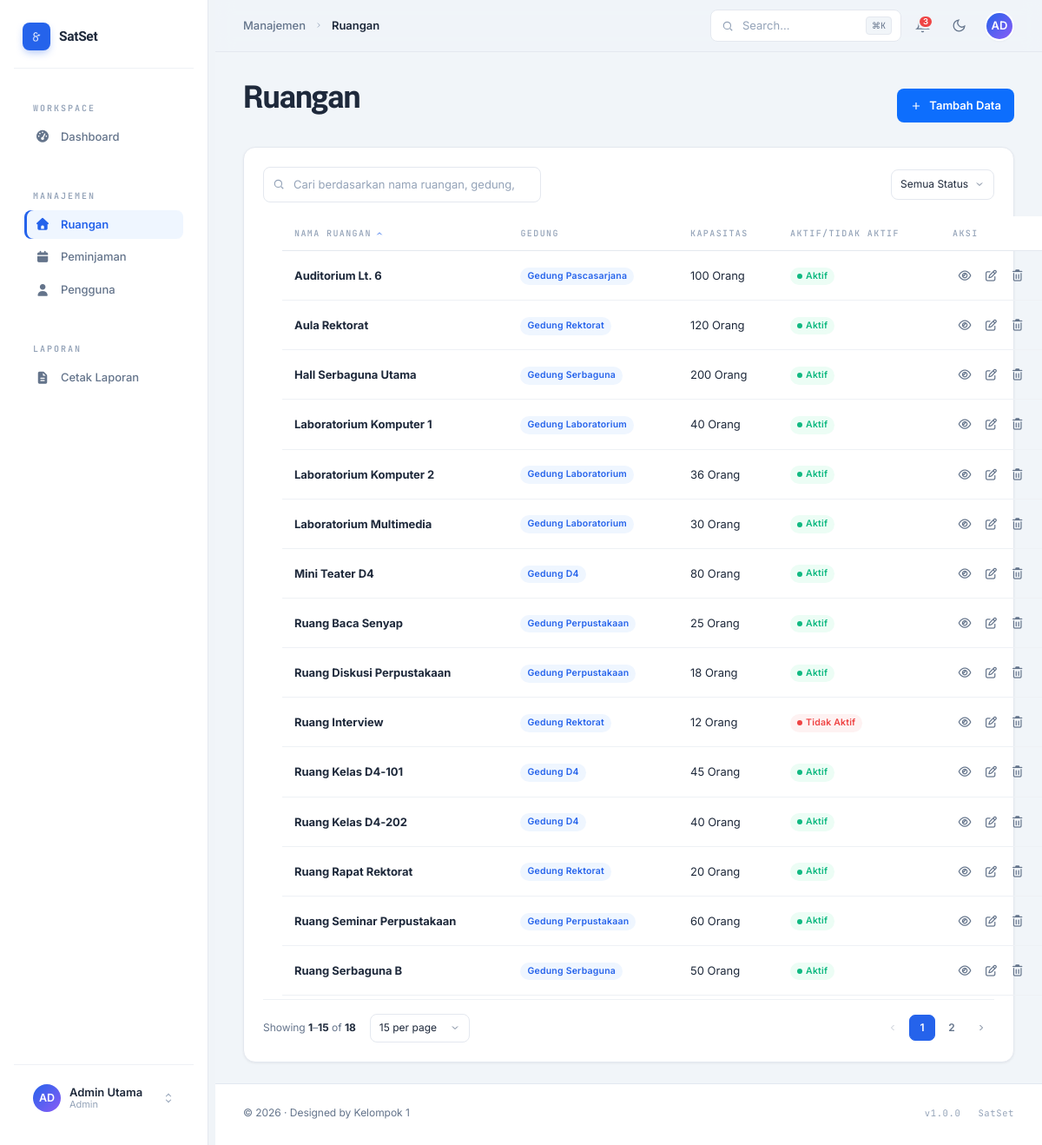
Screenshot of /pages/admin/rooms.php (signed in) with the database file from the repository.
### tables this page shows
CREATE TABLE `rooms` (
  `id` int NOT NULL,
  `building_id` int NOT NULL COMMENT 'Menghubungkan ruangan ke gedungnya',
  `room_name` varchar(100) NOT NULL,
  `capacity` int DEFAULT NULL,
  `facility` text,
  `short_description` text,
  `detail_description` text,
  `is_active` tinyint DEFAULT '1' COMMENT 'Untuk fitur Soft Delete'
);

CREATE TABLE `buildings` (
  `id` int NOT NULL,
  `name` varchar(100) NOT NULL COMMENT 'Contoh: Gedung D4, Gedung D3'
);

### actions/room/read.php (called while the page is built, shortened)
<?php
require_once __DIR__ . '/../../config/connection.php';
$rooms = [];
$page = isset($_GET['page']) ? max(1, intval($_GET['page'])) : 1;
$per_page = 15;
$sql = "SELECT r.id, r.room_name, r.capacity, r.is_active, b.name AS building_name
        FROM rooms r
        LEFT JOIN buildings b ON r.building_id = b.id";
$sql .= ' ORDER BY r.room_name ASC';
$count_sql = str_replace('SELECT r.id, r.room_name, r.capacity, r.is_active, b.name AS building_name', 'SELECT COUNT(*) as total', $sql);
$count_result = mysqli_query($conn, $count_sql);
$total_rows = mysqli_fetch_assoc($count_result)['total'];
$total_pages = max(1, ceil($total_rows / $per_page));
$page = min($page, $total_pages);
$offset = ($page - 1) * $per_page;
$sql .= " LIMIT $offset, $per_page";
$result = mysqli_query($conn, $sql);
while ($row = mysqli_fetch_assoc($result)) {
    $rooms[] = $row;
}
$pagination = [
    'current_page' => $page,
    'total_pages' => $total_pages,
    'total_rows' => $total_rows,
    'per_page' => $per_page,
    'from' => $total_rows > 0 ? ($page - 1) * $per_page + 1 : 0,
    'to' => min($page * $per_page, $total_rows)
];
?>

### pages/admin/rooms.php (the view, shortened to what this page needs)
<?php
$active = 'ruangan';
$crumbs = 'Manajemen | Ruangan';
?>
<!DOCTYPE html>
<html lang="en">
<head>
    <?php include __DIR__ . '/../../includes/header.php'; ?>
    <?php require_once dirname(__DIR__, 2) . '/actions/room/read.php'; ?>
</head>
<body data-active="<?php echo htmlspecialchars($active); ?>" data-crumbs="<?php echo htmlspecialchars($crumbs); ?>">
    <div class="shell">
        <?php include __DIR__ . '/../../includes/sidebar.php'; ?>
        <div class="main">
            <?php include __DIR__ . '/../../includes/navbar.php'; ?>
            <main class="content">
                <section class="hero">
                    <div class="hero-text">
                        <h1 class="hero-title">Ruangan</h1>
                    </div>
                    <div class="hero-actions">
                        <button type="button" id="btn-add" class="btn btn-primary d-flex" data-bs-toggle="modal"
                            data-bs-target="#modalAdd">
                            <svg viewBox="0 0 24 24">
                                <path d="M12 5v14M5 12h14" />
                            </svg>
                            Tambah Data
                        </button>
                    </div>
                </section>
                <div class="grid">
                    <section class="col-12 card">
                        <div class="data-toolbar">
                            <div class="data-toolbar-left">
                                <div class="input-icon" style="flex: 1; max-width: 320px;">
                                    <span class="ico"></span>
                                    <input class="input" type="search"
                                        placeholder="Cari berdasarkan nama ruangan, gedung, atau fasilitas..."
                                        id="search-input">
                                </div>
                            </div>
                            <div class="data-toolbar-right">
                                <form id="status-form" style="display: inline;">
                                    <select name="status" id="status-select" class="select"
                                        style="width: auto; padding: 7px 28px 7px 10px; font-size: 12px;">
                                        <option value="" <?= !isset($_GET['status']) || $_GET['status'] === '' ? 'selected' : '' ?>>Semua Status</option>
                                    </select>
                                </form>
                            </div>
                        </div>
                        <div>
                            <table class="data-table" style="margin: 0 22px; min-width: 900px;">
                                <thead>
                                    <tr>
                                        <th class="sorted-asc">Nama Ruangan<span class="sort"><svg viewBox="0 0 24 24">
                                                    <path d="m6 9 6 6 6-6" />
                                                </svg></span></th>
                                        <th>Gedung</th>
                                        <th>Kapasitas</th>
                                        <th>Aktif/Tidak Aktif</th>
                                        <th>Aksi</th>
                                    </tr>
                                </thead>
                                <tbody>
                                    <?php if (!empty($rooms)): ?>
                                        <?php foreach ($rooms as $room): ?>
                                            <?php
                                            $id = htmlspecialchars($room['id']);
                                            $name = htmlspecialchars($room['room_name']);
                                            $building = htmlspecialchars($room['building_name'] ?? 'Tanpa Gedung');
                                            $capacity = htmlspecialchars($room['capacity']);
                                            $status_text = $room['is_active'] == 1 ? 'Aktif' : 'Tidak Aktif';
                                            $status_class = $room['is_active'] == 1 ? 'success' : 'danger';
                                            ?>
                                            <tr class="data-row" data-id="<?= $id ?>" data-name="<?= $name ?>"
                                                data-building="<?= $building ?>" data-capacity="<?= $capacity ?>"
                                                data-status="<?= $status_text ?>">
                                                <td>
                                                    <div class="fw-bold"><?= $name ?></div>
                                                </td>
                                                <td><span class="badge primary"><?= $building ?></span></td>
                                                <td><?= $capacity ?> Orang</td>
                                                <td><span class="badge <?= $status_class ?> dot"><?= $status_text ?></span></td>
                                                <td>
                                                    <div class="data-cell-actions">
                                                        <button class="btn--icon btn-view" aria-label="View"
                                                            data-id="<?= $id ?>">
                                                            <i class="fa-regular fa-eye"></i>
                                                        </button>
                                                        <button class="btn--icon btn-edit" aria-label="Edit"
                                                            data-id="<?= $id ?>">
                                                            <i class="fa-regular fa-pen-to-square"></i>
                                                        </button>
                                                        <button class="btn--icon btn-delete" aria-label="Delete"
                                                            data-id="<?= $id ?>">
                                                            <i class="fa-regular fa-trash-can"></i>
                                                        </button>
                                                    </div>
                                                </td>
                                            </tr>
                                        <?php endforeach; ?>
                                    <?php else: ?>
                                        <tr>
                                            <td colspan="5" style="text-align: center;">Tidak ada data ruangan.</td>
                                        </tr>
                                    <?php endif; ?>
                                </tbody>
                            </table>
                        </div>
                        <div class="data-foot">
                            <div class="data-foot-info">
                                <span>Showing <strong style="color: var(--t-base);"
                                        id="pag-from"><?= $pagination['from'] ?></strong>–<strong
                                        style="color: var(--t-base);" id="pag-to"><?= $pagination['to'] ?></strong> of
                                    <strong style="color: var(--t-base);"
                                        id="pag-total"><?= $pagination['total_rows'] ?></strong></span>
                                <select class="select" id="per-page-select">
                                    <option value="15" <?= $per_page === 15 ? 'selected' : '' ?>>15 per page</option>
                                </select>
                            </div>
                            <div class="pager" id="pager-container">
                                <button class="pager-btn pager-prev" id="pager-prev" <?= $pagination['current_page'] <= 1 ? 'disabled' : '' ?> aria-label="Previous">
                                    <svg viewBox="0 0 24 24">
                                        <path d="m15 18-6-6 6-6" />
                                    </svg>
                                </button>
                                <div id="pager-pages"></div>
                                <button class="pager-btn pager-next" id="pager-next" <?= $pagination['current_page'] >= $pagination['total_pages'] ? 'disabled' : '' ?> aria-label="Next">
                                    <svg viewBox="0 0 24 24">
                                        <path d="m9 18 6-6-6-6" />
                                    </svg>
                                </button>
                            </div>
                        </div>
                    </section>
                </div>
            </main>
            <?php include __DIR__ . '/../../includes/footer.php'; ?>
        </div>
        <?php include __DIR__ . '/../../includes/script.php'; ?>
</body>
</html>

### rows the page displays
rooms: room_name "Auditorium Lt. 6", building.name "Gedung Pascasarjana", capacity "100", is_active "Aktif"
rooms: room_name "Aula Rektorat", building.name "Gedung Rektorat", capacity "120", is_active "Aktif"
rooms: room_name "Hall Serbaguna Utama", building.name "Gedung Serbaguna", capacity "200", is_active "Aktif"
rooms: room_name "Laboratorium Komputer 1", building.name "Gedung Laboratorium", capacity "40", is_active "Aktif"
rooms: room_name "Laboratorium Komputer 2", building.name "Gedung Laboratorium", capacity "36", is_active "Aktif"
rooms: room_name "Laboratorium Multimedia", building.name "Gedung Laboratorium", capacity "30", is_active "Aktif"
rooms: room_name "Mini Teater D4", building.name "Gedung D4", capacity "80", is_active "Aktif"
rooms: room_name "Ruang Baca Senyap", building.name "Gedung Perpustakaan", capacity "25", is_active "Aktif"
rooms: room_name "Ruang Diskusi Perpustakaan", building.name "Gedung Perpustakaan", capacity "18", is_active "Aktif"
rooms: room_name "Ruang Interview", building.name "Gedung Rektorat", capacity "12", is_active "Tidak Aktif"
rooms: room_name "Ruang Kelas D4-101", building.name "Gedung D4", capacity "45", is_active "Aktif"
rooms: room_name "Ruang Kelas D4-202", building.name "Gedung D4", capacity "40", is_active "Aktif"
rooms: room_name "Ruang Rapat Rektorat", building.name "Gedung Rektorat", capacity "20", is_active "Aktif"
rooms: room_name "Ruang Seminar Perpustakaan", building.name "Gedung Perpustakaan", capacity "60", is_active "Aktif"
rooms: room_name "Ruang Serbaguna B", building.name "Gedung Serbaguna", capacity "50", is_active "Aktif"

### other values shown
$section['label'] "WORKSPACE"
$item['text'] "Dashboard"
$section['label'] "MANAJEMEN"
$item['text'] "Ruangan"
$item['text'] "Peminjaman"
$item['text'] "Pengguna"
$section['label'] "LAPORAN"
$item['text'] "Cetak Laporan"
$name "Admin Utama"
$session_role "Admin"
$p "Manajemen"
$p "Ruangan"
$pagination['from'] "1"
$pagination['to'] "15"
$pagination['total_rows'] "18"
